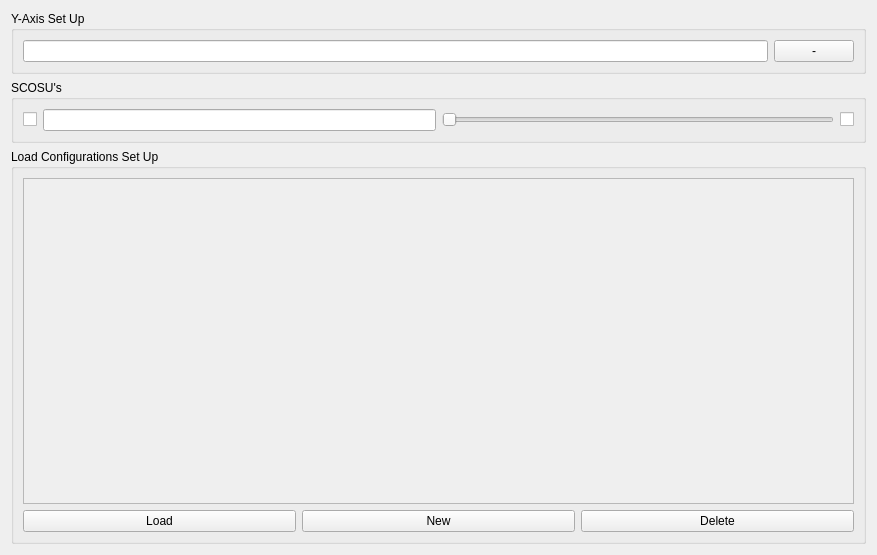
<?xml version="1.0" encoding="UTF-8"?>
<ui version="4.0">
 <class>Form</class>
 <widget class="QWidget" name="Form">
  <property name="geometry">
   <rect>
    <x>0</x>
    <y>0</y>
    <width>877</width>
    <height>555</height>
   </rect>
  </property>
  <property name="windowTitle">
   <string>Form</string>
  </property>
  <layout class="QVBoxLayout" name="verticalLayout">
   <item>
    <widget class="QGroupBox" name="YAxisSetUpBox">
     <property name="title">
      <string>Y-Axis Set Up</string>
     </property>
     <layout class="QHBoxLayout" name="horizontalLayout">
      <item>
       <widget class="QLineEdit" name="YAxisLineEdit"/>
      </item>
      <item>
       <widget class="QPushButton" name="DeleteYAxisUnitButton">
        <property name="text">
         <string>-</string>
        </property>
       </widget>
      </item>
     </layout>
    </widget>
   </item>
   <item>
    <widget class="QGroupBox" name="SCOSUsBox">
     <property name="title">
      <string>SCOSU's</string>
     </property>
     <layout class="QHBoxLayout" name="horizontalLayout_2">
      <item>
       <widget class="QCheckBox" name="SignalCheckBox">
        <property name="text">
         <string/>
        </property>
       </widget>
      </item>
      <item>
       <widget class="QLineEdit" name="SignalLineEdit"/>
      </item>
      <item>
       <widget class="QSlider" name="ColorSlider">
        <property name="orientation">
         <enum>Qt::Horizontal</enum>
        </property>
       </widget>
      </item>
      <item>
       <widget class="QCheckBox" name="OpacityCheckBox">
        <property name="text">
         <string/>
        </property>
       </widget>
      </item>
     </layout>
    </widget>
   </item>
   <item>
    <widget class="QGroupBox" name="LoadConfigurationsSetUp">
     <property name="title">
      <string>Load Configurations Set Up</string>
     </property>
     <layout class="QGridLayout" name="gridLayout">
      <item row="1" column="2">
       <widget class="QPushButton" name="DeleteConfigurationButton">
        <property name="text">
         <string>Delete</string>
        </property>
       </widget>
      </item>
      <item row="1" column="1">
       <widget class="QPushButton" name="CreateConfigurationButton">
        <property name="text">
         <string>New</string>
        </property>
       </widget>
      </item>
      <item row="1" column="0">
       <widget class="QPushButton" name="LoadConfigurationButton">
        <property name="text">
         <string>Load</string>
        </property>
       </widget>
      </item>
      <item row="0" column="0" colspan="3">
       <widget class="QScrollArea" name="scrollArea">
        <property name="widgetResizable">
         <bool>true</bool>
        </property>
        <widget class="QWidget" name="scrollAreaWidgetContents">
         <property name="geometry">
          <rect>
           <x>0</x>
           <y>0</y>
           <width>821</width>
           <height>266</height>
          </rect>
         </property>
         <layout class="QVBoxLayout" name="verticalLayout_3">
          <item>
           <layout class="QVBoxLayout" name="verticalLayout_2"/>
          </item>
         </layout>
        </widget>
       </widget>
      </item>
     </layout>
    </widget>
   </item>
  </layout>
 </widget>
 <resources/>
 <connections/>
</ui>
